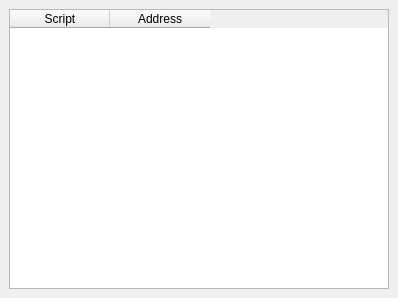
<?xml version="1.0" encoding="UTF-8"?>
<ui version="4.0">
 <class>Breackpoints</class>
 <widget class="QDockWidget" name="Breackpoints">
  <property name="geometry">
   <rect>
    <x>0</x>
    <y>0</y>
    <width>398</width>
    <height>298</height>
   </rect>
  </property>
  <property name="windowTitle">
   <string>Breack Points</string>
  </property>
  <widget class="QWidget" name="dockWidgetContents">
   <layout class="QHBoxLayout" name="horizontalLayout">
    <item>
     <widget class="QTableWidget" name="tableWidget">
      <column>
       <property name="text">
        <string>Script</string>
       </property>
      </column>
      <column>
       <property name="text">
        <string>Address</string>
       </property>
      </column>
     </widget>
    </item>
   </layout>
  </widget>
 </widget>
 <resources/>
 <connections/>
</ui>
